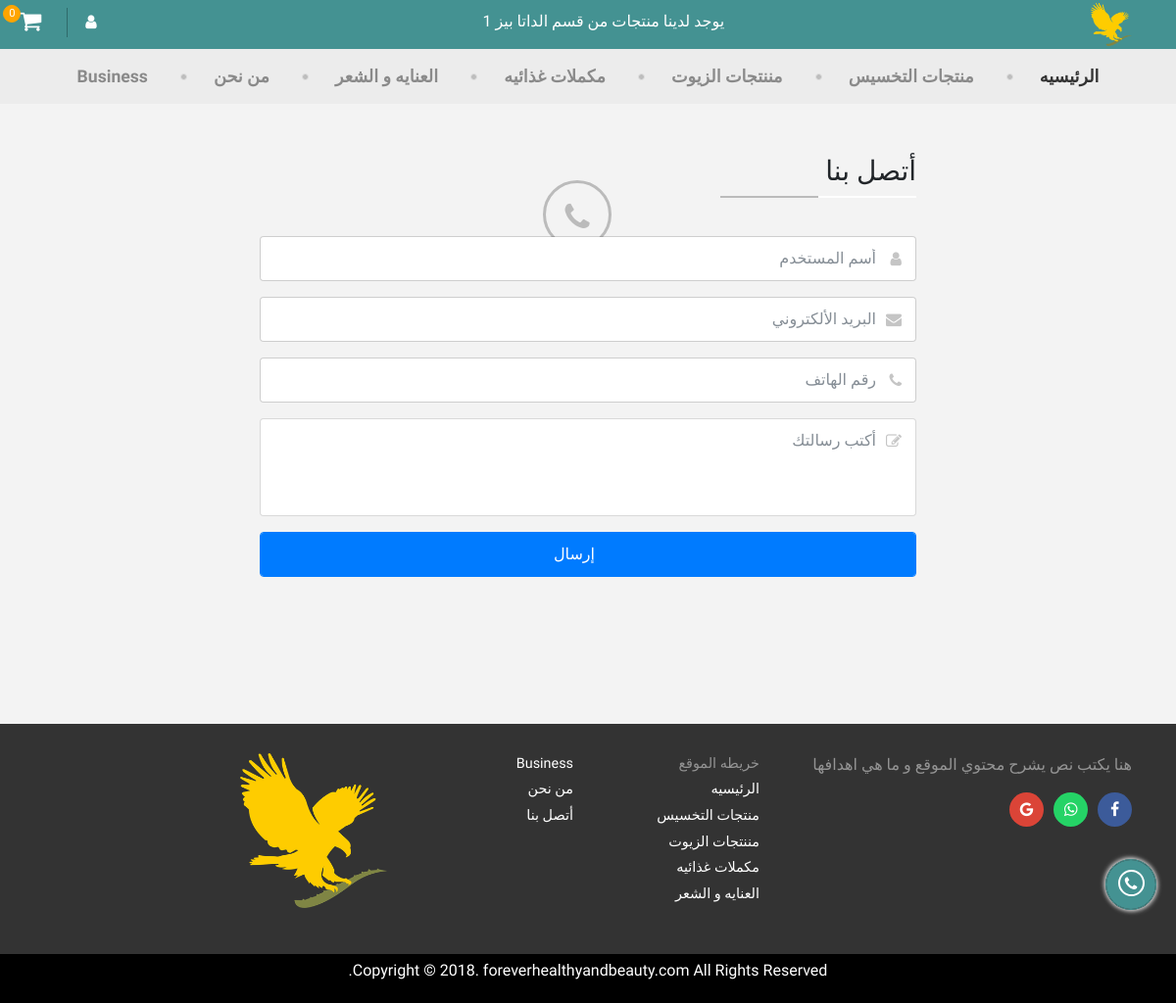
The page /contact-us/ on the database its author committed.
### main/models.py (models this page shows, shortened)
class HotNews(models.Model):
    news = models.CharField(null= False, max_length=150)

class Category(models.Model):
    name = models.CharField(null=False, max_length=50)
    photo = models.FileField(null=False)

### main/views.py (the view, shortened to what this page needs)
# urls.py: url(r'contact-us/', ContactUsView.as_view(), name='contact'),
class ContactUsView(View):
    template_name = 'main/contact.html'
    def get(self, request):
        context = {'categories': get_categories(), 'news': get_news()}
        return render(request, 'main/contact.html', context)

### main/templatetags/url_mods.py (called while the page is built)
@register.filter(name='spacetodash')
def spacetodash(value):
    return value.replace(' ', '-')

@register.filter(name='dashtospace')
def dashtospace(value):
    return value.replace('-', ' ')

### main/views.py (called while the page is built)
def get_categories():
    cat_names = []
    categories = Category.objects.all()
    for category in categories:
        cat_names.append(category.name)
    categories_names = []
    for name in cat_names:
        categories_names.append(re.sub('\s+', '-', name))
    return categories_names

def get_news():
    news = []
    hot_news = HotNews.objects.all()
    if hot_news:
        for n in hot_news:
            news.append(n.news)
    return news

### main/templates/main/contact.html (shortened to what this page needs)
{% load static %}
{% load url_mods %}
<!DOCTYPE html>
<html lang="en">
<head>
    <link rel="stylesheet" href="{% static 'main/css/font-awesome.min.css' %}" />
    <link rel="stylesheet" href="{% static 'main/css/bootstrap.min.css' %}" />
    <link rel="stylesheet" href="{% static 'main/css/stylesheet.css' %}" />
</head>
<body>
   <div class='contact-fixed-btn'>
        <a href='{% url 'main:contact' %}'>
            <p>
                <i class='fa fa-phone'></i>
            </p>
        </a>
    </div>
    <div class='nav'>
        <div class='container'>
            <div class='logo'>
                <a href='{% url 'main:home' %}'><img src='{% static 'main/images/logo.png' %}' class='img-fluid' /></a>
            </div>
            <div class='faded-text'>
                {% for news in news %}
               {% if forloop.counter == 1 %}
               <div class='box active'>
                  <p>{{ news }}</p>
               </div>
               {% else %}
               <div class='box hidden'>
                  <p>{{ news }}</p>
               </div>
               {% endif %}
               {% endfor %}
            </div>
           <div class='rhs'>
               {% if user.is_authenticated %}
               {% else %}
               <i class='fa fa-user login-form-icon'></i>
               {% endif %}
               <a href='{% url 'main:cart' %}' target="_blank">
                  <p>
                     <i class='fa fa-shopping-cart cart-icon'></i>
                     <span class='cart-num'>0</span>
                  </p>
               </a>
            </div>
        </div>
    </div>
    <div class='cats-nav'>
        <div class='container'>
            <ul class='cats-navigation list-unstyled'>
                 <li class='active'><a href='{% url 'main:home' %}'>الرئيسيه</a></li>
               {% for category in categories %}
               {% load url_mods %}
               <li><a href='{% url 'main:categories' cat_name=category %}'>{{ category|dashtospace}}</a></li>
               {% endfor %}
               <li><a href='{% url 'main:about' %}'>من نحن</a></li>
               <li><a href='{% url 'main:business' %}'>Business</a></li>
            </ul>
        </div>
    </div>
               {% for category in categories %}
               {% load url_mods %}
               {% endfor %}
    <div class='global-icon'><i class='fa fa-phone fa-2x'></i></div>
    <div class='contact-form'>
        <div class='container'>
            <h3>أتصل بنا
                <div class='new-line'><span style="width: 100px"></span></div>
            </h3>
            <form action="" method="">
                <div class='form-group'>
                    <input type='text' name="name" placeholder='أسم المستخدم' class='form-control' />
                    <i class='fa fa-user'></i>
                </div>
                <div class='form-group'>
                    <input type='email' name="email" placeholder='البريد الألكتروني' class='form-control' />
                    <i class='fa fa-envelope'></i>
                </div>
                <div class='form-group'>
                    <input type='text' name="phone" placeholder='رقم الهاتف' class='form-control' />
                    <i class='fa fa-phone'></i>
                </div>
                <div class='form-group'>
                    <textarea class='form-control textarea' placeholder="أكتب رسالتك"></textarea>
                    <i class='fa fa-edit'></i>
                </div>
                <input type="submit" value="إرسال" class='form-control btn btn-primary' />
            </form>
        </div>
    </div>
    <div class='footer'>
        <div class='container'>
            <div class='row'>
                <div class='col'>
                    <div class='footer-brand'>
                        <p>هنا يكتب نص يشرح محتوي الموقع و ما هي اهدافها </p>
                        <ul class='footer-media list-unstyled'>
                            <li><a href='https://www.facebook.com/malak.fathy.161' target="_blank"><i class='fa fa-facebook'></i></a></li>
                            <li class='whatisapp'><a href='#'><i class='fa fa-whatsapp'></i></a></li>
                            <li class='gemail'><a href='#'><i class='fa fa-google'></i></a></li>
                        </ul>
                    </div>
                </div>
                <div class='col'>
                    <ul class='sitemap list-unstyled row'>
                        <div class='col-6'>
                            <li>خريطه الموقع</li>
                            <li class="active">
                               <a href="{% url 'main:home' %}">الرئيسيه <span class="sr-only">(current)</span></a>
                            </li>
                            {% for category in categories %}
                        <li>
                           <a href="{% url 'main:categories' cat_name=category|spacetodash %}">{{ category|dashtospace }}</a>
                        </li>
                        {% endfor %}
                        </div>
                        <div class='col-6'>
                            <li>
                               <a href="{% url 'main:business' %}">Business</a>
                            </li>
                            <li>
                                <a href="{% url 'main:about' %}">من نحن</a>
                            </li>
                            <li>
                                  <a href="{% url 'main:contact' %}">أتصل بنا</a>
                            </li>
                        </div>
                    </ul>
                </div>
                <div class='col'>
                    <a href='{% url 'main:home' %}' target="_blank"><img src='{% static 'main/images/logo.png' %}' alt='' /></a>
                </div>
            </div>
        </div>
    </div>
    <div class='sub-footer'>
        <p>Copyright © 2018. foreverhealthyandbeauty.com All Rights Reserved.</p>
    </div>
</body>
</html>

### rows shown on the page
HotNews: news "يوجد لدينا منتجات من قسم الداتا بيز 1"
Category: name "منتجات التخسيس"
Category: name "مننتجات الزيوت"
Category: name "مكملات غذائيه"
Category: name "العنايه و الشعر"
